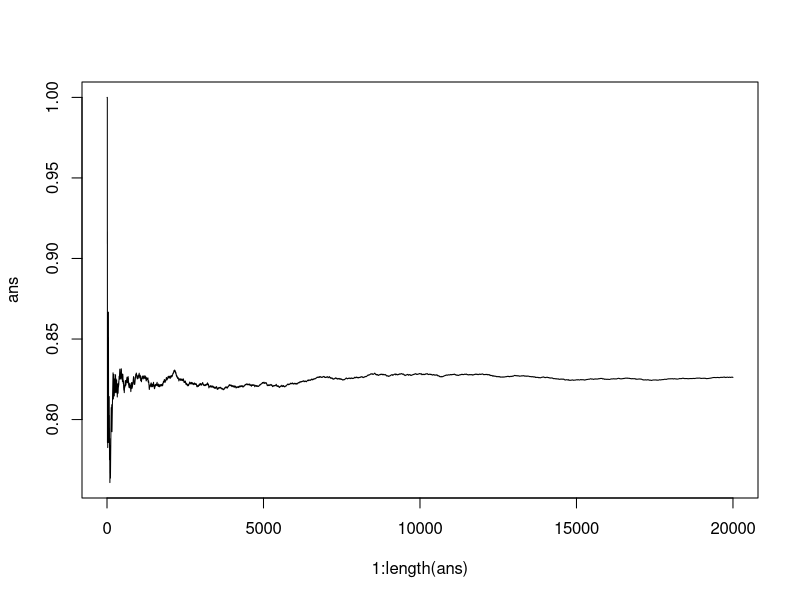

Here is the R script that generated this plot:

getTvalue <- function(frec, p, n) {
	return(sum((frec - n * p) * (frec - n * p) / (n * p)))
}

getPvalue <- function(size, times, t){
	k <- 6
	p <- (1 / 6) * rep(1, k)
	T <- rep(0, times)
	Y <- matrix(rep(0, times * size), nrow = times, ncol = size, byrow = TRUE)
	N <- matrix(rep(0, times * k), nrow = times, ncol = k, byrow = TRUE)

	for(j in 1 : times){
		Y[j, ] <- floor(k * runif(size)) + 1
		for(x in Y[j, ]){
			N[j, x] <- N[j, x] + 1
		}
		T[j] <- getTvalue(N[j, ], p, size)
	}
	Tp <- (T > t)
	pvalue <- cumsum(Tp) / (1 : times)
	return(pvalue)
}

pdf("P2.pdf")

t <- getTvalue(c(158, 172, 164, 181, 160, 165), (1 / 6) * rep(1, 6), 1000)
ans <- getPvalue(1000, 20000, t)

plot(1 : length(ans), ans, type = "l")
print(1.0 - pchisq(t, df = 5))
print(ans[length(ans)])
